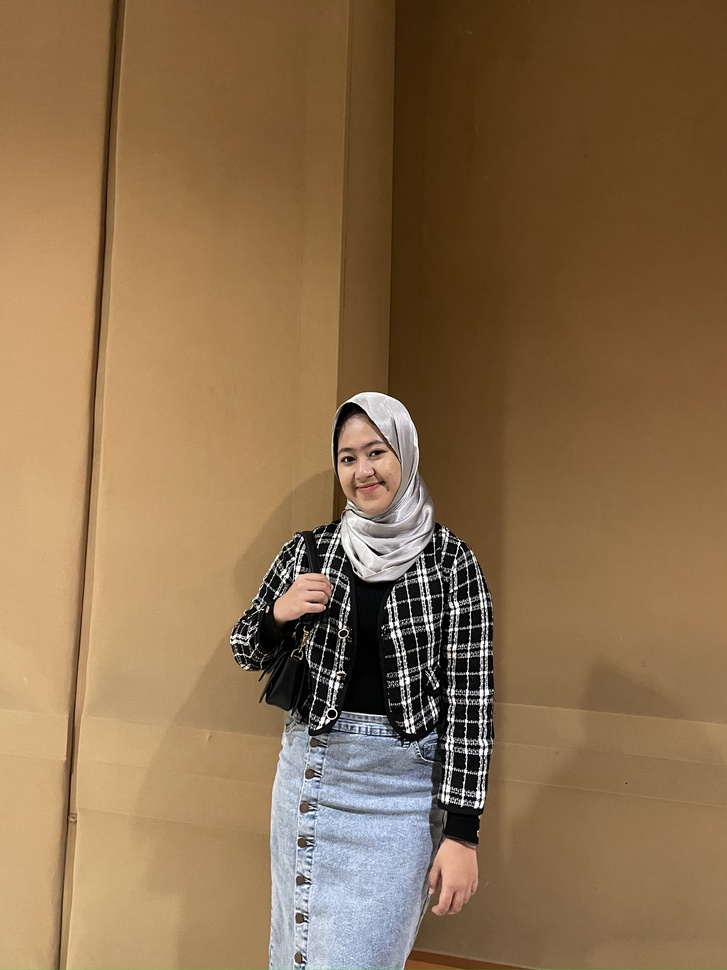
#> input picture fotoinna.jpg, 727 x 970 px, shrunk from 2874 x 3833 before the run
$ jupyter execute 'CODINGAN UAS FILTERING CITRA .ipynb'
#> lines starting #> are read from the running program, lines starting #| are printed output that depends on the picture
[cell 1]
import cv2
import numpy as np
import matplotlib.pyplot as plt

[cell 2]
# Membaca gambar
image = cv2.imread('fotoinna.jpg')
#> image is the input picture: shape (970, 727, 3); mean B, G, R 77.4, 110.8, 139.9

[cell 3]
# Konversi gambar ke grayscale
gray_image = cv2.cvtColor(image, cv2.COLOR_BGR2GRAY)
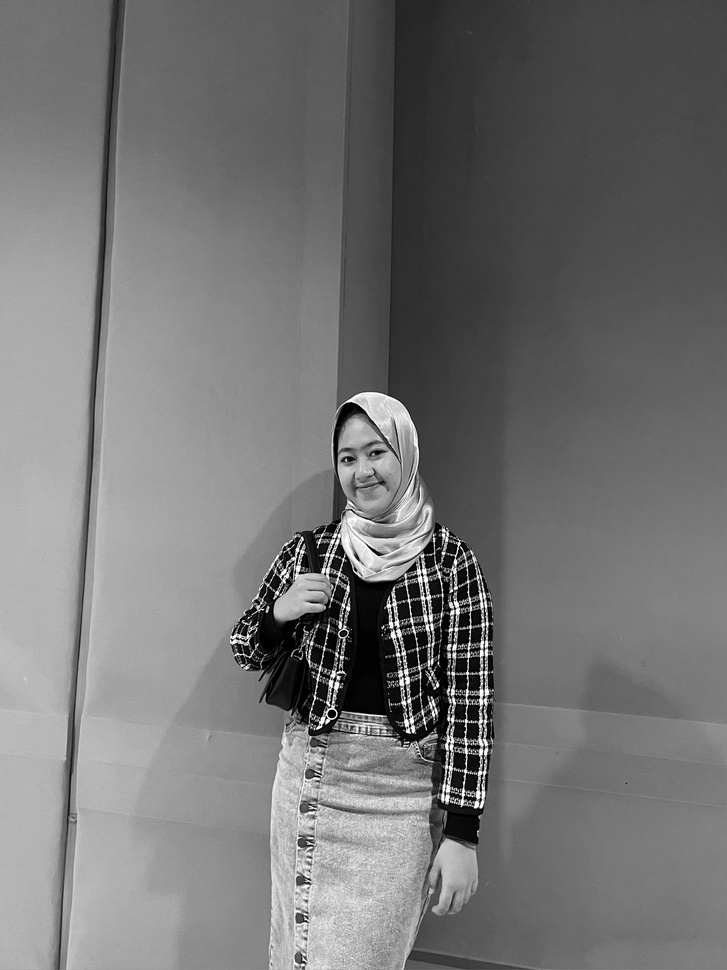
#> gray_image: shape (970, 727); min 0, max 255, mean 115.7

[cell 4]
def mean_filter(image, kernel_size):
    # Mendapatkan dimensi gambar
#> called with kernel_size = 5
    h, w = image.shape
#> h = 970; w = 727

    # Membuat padding untuk gambar
    pad_size = kernel_size // 2
    padded_image = cv2.copyMakeBorder(image, pad_size, pad_size, pad_size, pad_size, cv2.BORDER_CONSTANT, value=0)
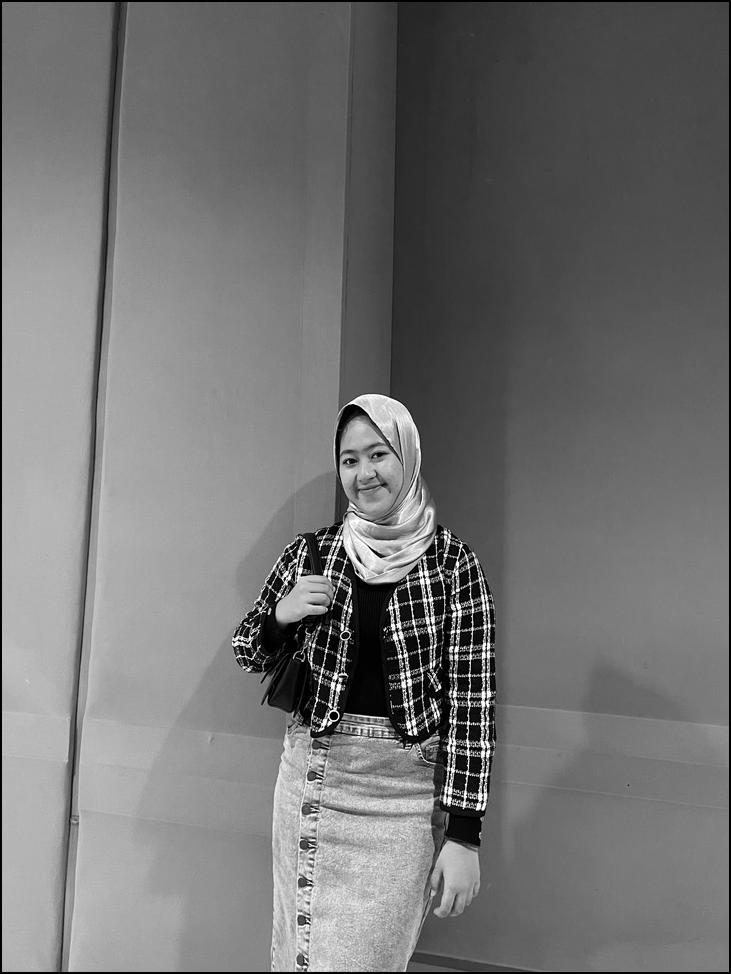
#> padded_image: shape (974, 731); min 0, max 255, mean 114.6

    # Membuat hasil gambar kosong
    mean_filtered = np.zeros_like(image)

    # Melakukan mean filtering
    for i in range(h):
        for j in range(w):
            # Mengambil nilai dari kernel
            kernel = padded_image[i:i+kernel_size, j:j+kernel_size]
            mean_value = np.mean(kernel)
            mean_filtered[i, j] = mean_value
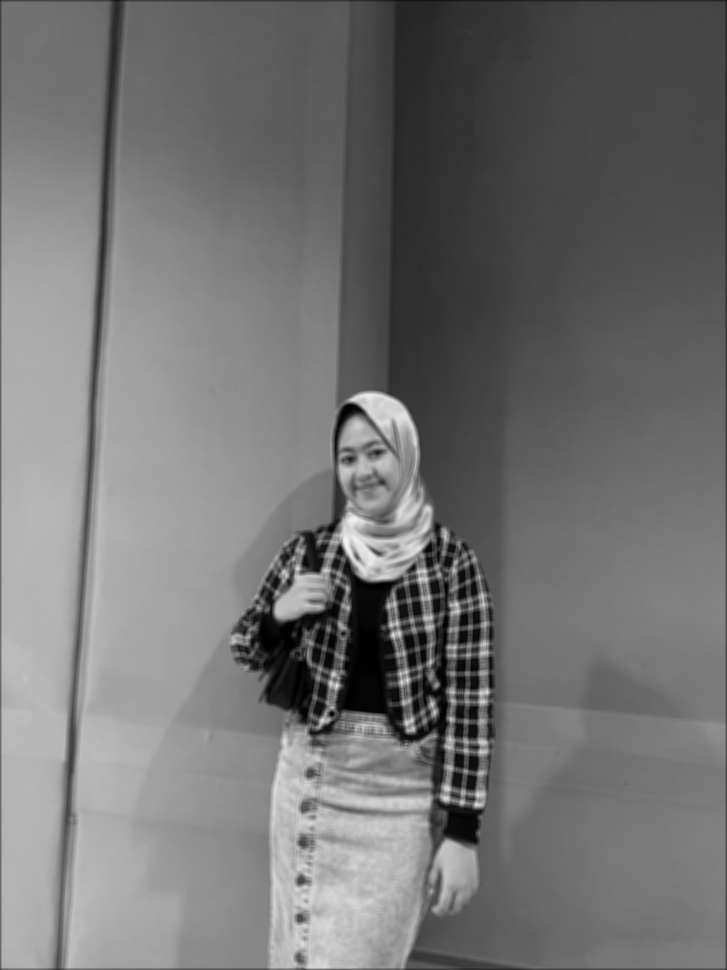
#> mean_filtered: shape (970, 727); min 0, max 242, mean 114.9

    return mean_filtered

[cell 5]
# Median Filtering
median_filtered = cv2.medianBlur(image, 5)

[cell 6]
# Mean Filtering dengan kernel size 5
mean_filtered = mean_filter(gray_image, 5)

[cell 7]
plt.figure(figsize=(12, 8))

plt.subplot(2, 2, 1)
plt.imshow(cv2.cvtColor(image, cv2.COLOR_BGR2RGB))
plt.title('Citra Asli')
plt.axis('on')

plt.subplot(2, 2, 2)
plt.imshow(cv2.cvtColor(median_filtered, cv2.COLOR_BGR2RGB))
plt.title('Setelah Median Filtering')
plt.axis('on')

plt.subplot(2, 2, 3)
plt.imshow(gray_image, cmap='gray')
plt.title('Original image')
plt.axis('on')

plt.subplot(2, 2, 4)
plt.imshow(mean_filtered, cmap='gray')
plt.title('Mean Filtered Image')
plt.axis('on')

plt.tight_layout()
plt.show()
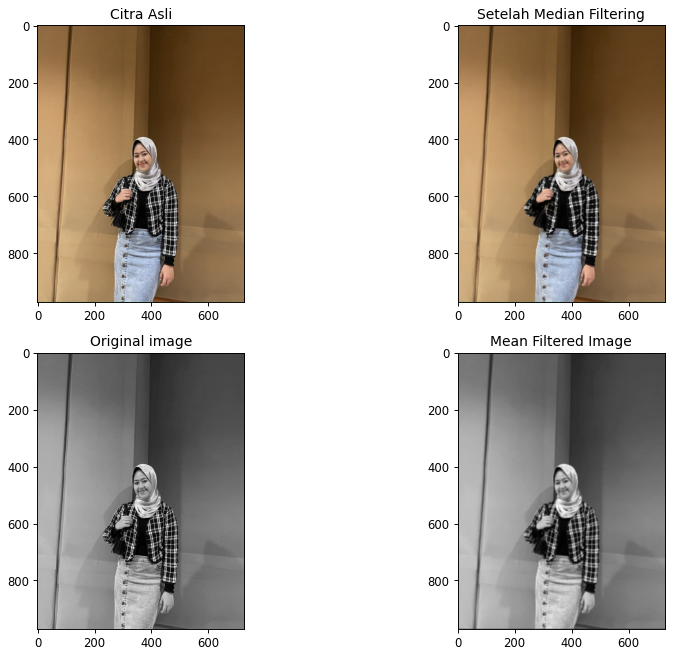
#> figure drawn by matplotlib, 4 panels

$ run again, with ssfoto.PNG saved as fotoinna.jpg
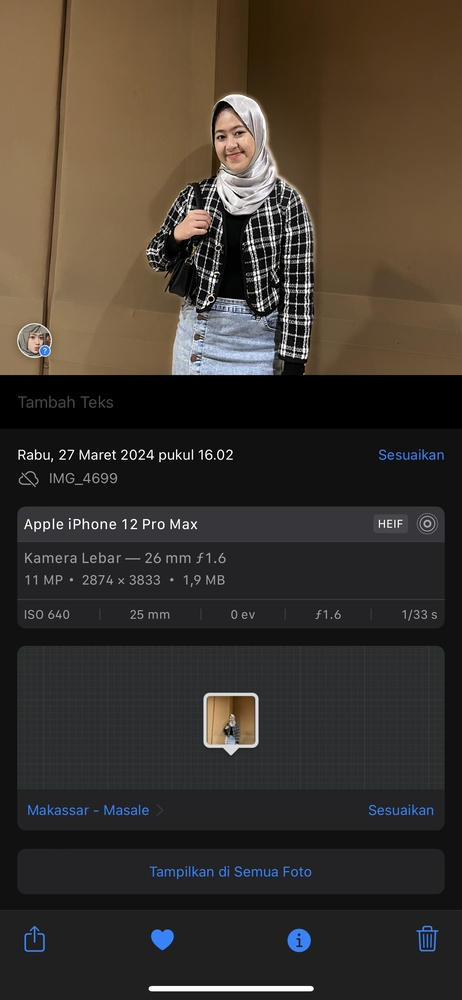
#> input picture ssfoto.PNG, 462 x 1000 px, shrunk from 1284 x 2778 before the run
#> image is the input picture: shape (1000, 462, 3); mean B, G, R 47.4, 55, 62.2
#> after the loop in mean_filter, `for i in range(h):`:
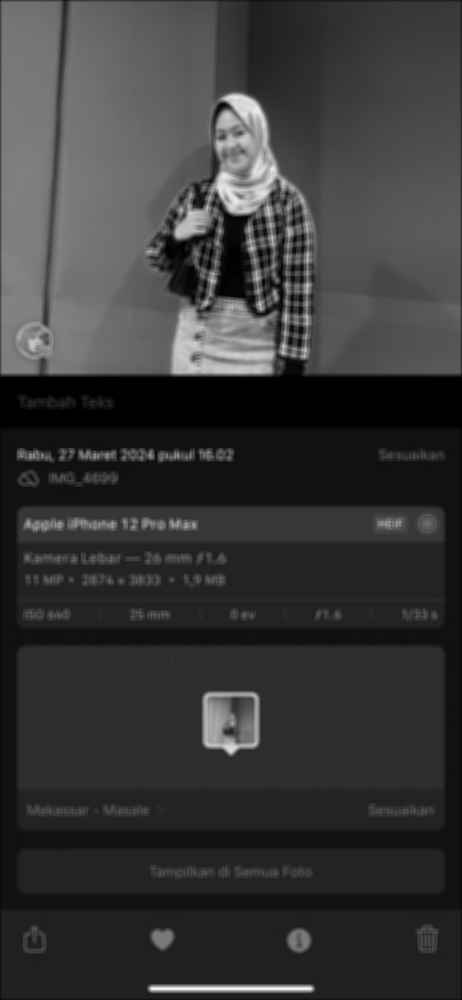
#> mean_filtered: shape (1000, 462); min 0, max 252, mean 55.7
#> `plt.show()`:
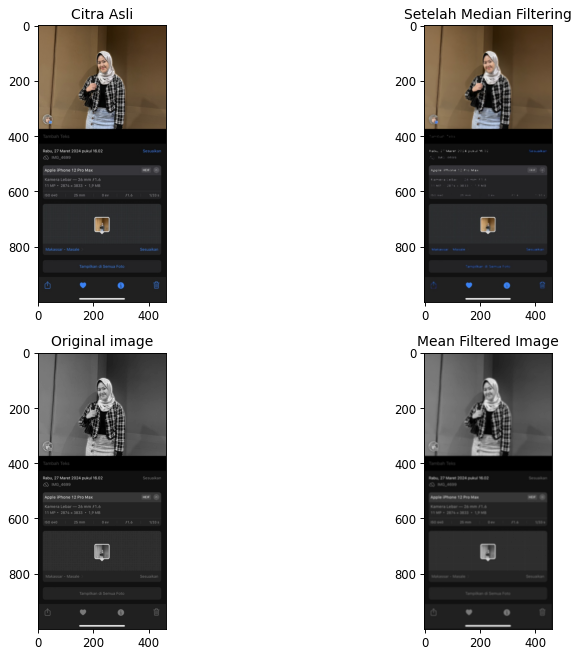
#> figure drawn by matplotlib, 4 panels
